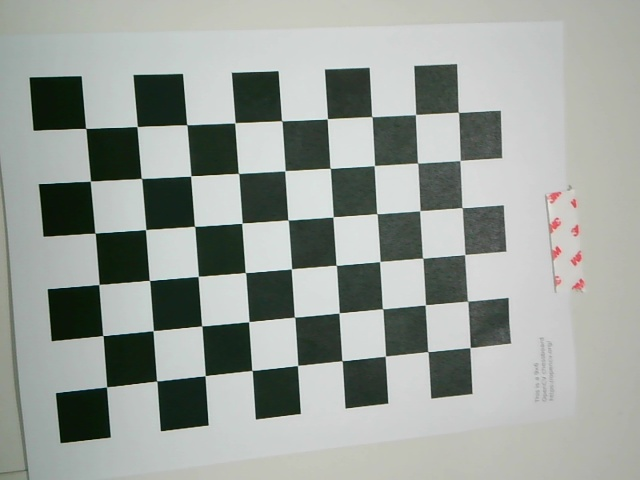
#> input picture camera_ws/calibration/captured_image_1.jpg, 640 x 480 px; its folder holds only this picture in this run
$ python calibration.py
#> lines starting #> are read from the running program, lines starting #| are printed output that depends on the picture; after the words box and inside, x2 and y2 are one past the last pixel; in counts of white or black regions, pixels touching at a corner belong together; long printed decimals are rounded
import cv2
import numpy as np
import glob

# 체스보드 크기 (예: 9x6)
chessboard_size = (9, 6)
square_size = 25  # 체스보드 정사각형 한 변의 길이 (mm 단위)

# 3D 좌표 준비 (예: (0,0,0), (1,0,0), (2,0,0), ..., (8,5,0))
objp = np.zeros((chessboard_size[0] * chessboard_size[1], 3), np.float32)
objp[:, :2] = np.mgrid[0:chessboard_size[0], 0:chessboard_size[1]].T.reshape(-1, 2)
objp *= square_size  # 정사각형 크기 반영

# 이미지 저장할 리스트
obj_points = []  # 3D 좌표
img_points = []  # 2D 좌표

# 캘리브레이션할 이미지 불러오기
images = glob.glob("*.jpg")  # 폴더 내 이미지 경로

gray = None  # 초기화 (최소한 하나의 이미지에서 gray를 정의해야 함)

if len(images) == 0:
    print("Error: No calibration images found!")
else:
    for fname in images:
        img = cv2.imread(fname)
#> img is the input picture: shape (480, 640, 3); mean B, G, R 153.9, 159.2, 153.4
        gray = cv2.cvtColor(img, cv2.COLOR_BGR2GRAY)  # `gray` 정의

        # 체스보드 코너 찾기
        ret, corners = cv2.findChessboardCorners(gray, chessboard_size, None)
#> ret = True; corners = 54 rows, first 8: [85.61, 128.4], [137, 126.5], [187.1, 124.9], [234.7, 122.7], [281.9, 120.8], [327.4, 118.7], [371.9, 116.6], [415.5, 114.4]

        if ret:
            obj_points.append(objp)
            img_points.append(corners)

            # 코너 그리기
            img = cv2.drawChessboardCorners(img, chessboard_size, corners, ret)
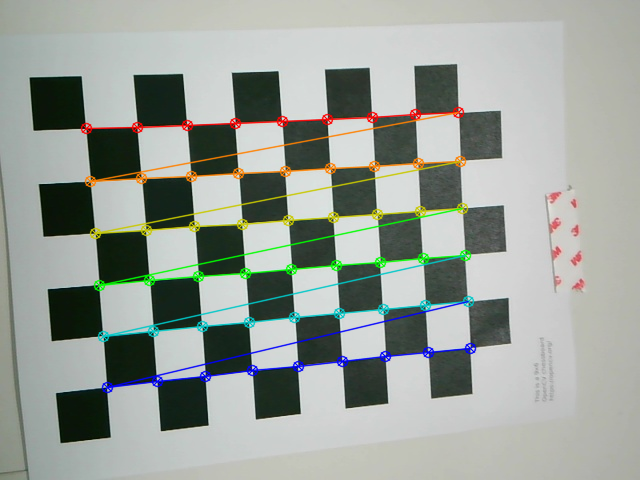
#> img: shape (480, 640, 3); 5.31% of pixels changed, all inside (x1, y1, x2, y2) = (80, 106, 477, 394)
            cv2.imshow("Calibration Image", img)
            cv2.waitKey(500)

    cv2.destroyAllWindows()

    # 최소한 하나의 이미지가 유효해야 캘리브레이션 수행 가능
    if gray is not None and len(obj_points) > 0:
        # 카메라 캘리브레이션 실행
        ret, camera_matrix, dist_coeffs, rvecs, tvecs = cv2.calibrateCamera(
            obj_points, img_points, gray.shape[::-1], None, None
        )
#> ret = 0.208; camera_matrix = [[382.2, 0, 356.9], [0, 416.9, 229.4], [0, 0, 1]]; dist_coeffs = [[0.047, -0.0475, -0.00167, 0.000237, 0.0442]]; rvecs = ([0.0303, -0.093, -0.066],); tvecs = ([-140.8, -47.94, 202],)

        # 결과 출력
        print("Camera Matrix:\n", camera_matrix)
#| Camera Matrix:
#|  [[382.204   0.         356.894]
#|  [  0.         416.924 229.398 ]
#|  [  0.           0.           1.        ]]
        print("Distortion Coefficients:\n", dist_coeffs)
#| Distortion Coefficients:
#|  [[ 0.04699 -0.04751  -0.00167  0.000237  0.04419]]

        # 보정된 이미지 확인
        img = cv2.imread(images[0])  # 첫 번째 이미지 테스트
        h, w = img.shape[:2]
#> h = 480; w = 640
        new_camera_matrix, roi = cv2.getOptimalNewCameraMatrix(camera_matrix, dist_coeffs, (w, h), 1, (w, h))
#> new_camera_matrix = [[391.8, 0, 355.1], [0, 421.8, 228.9], [0, 0, 1]]; roi = (7, 9, 628, 461)

        # 이미지 보정
        dst = cv2.undistort(img, camera_matrix, dist_coeffs, None, new_camera_matrix)
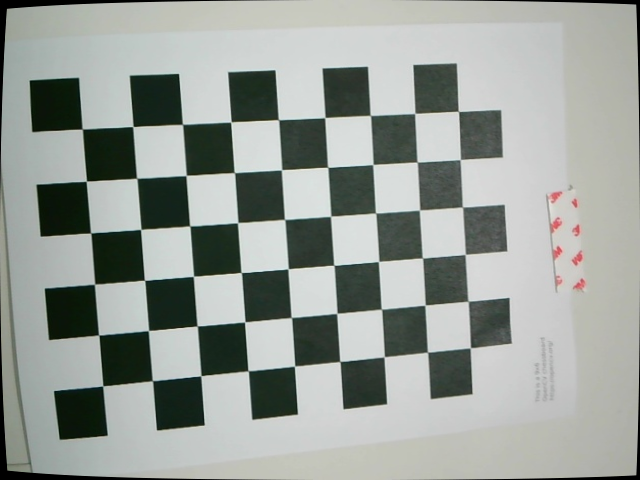
#> dst: shape (480, 640, 3); mean B, G, R 151.8, 157.1, 151.3

        # 보정된 이미지 저장
        cv2.imwrite("calibrated_image.jpg", dst)
        cv2.imshow("Undistorted Image", dst)
        cv2.waitKey(0)
        cv2.destroyAllWindows()

        # 보정된 카메라 매트릭스 저장
        np.savez("camera_calibration_data.npz", camera_matrix=camera_matrix, dist_coeffs=dist_coeffs, new_camera_matrix=new_camera_matrix)
    else:
        print("Error: No valid chessboard images found for calibration!")

$ run again, on camera_ws/calibration/captured_image_13.jpg
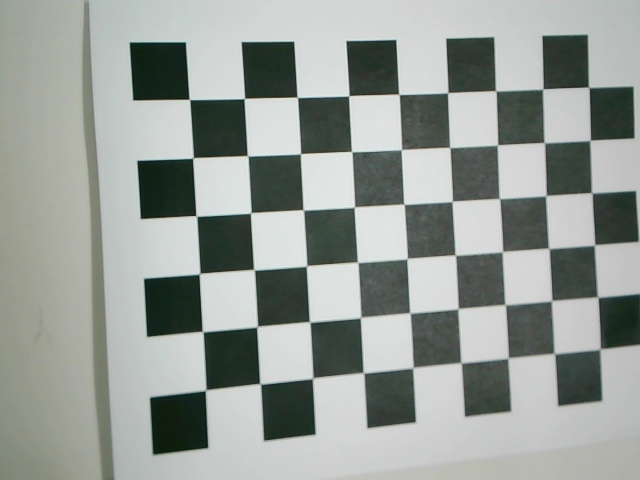
#> input picture camera_ws/calibration/captured_image_13.jpg, 640 x 480 px
#> img is the input picture: shape (480, 640, 3); mean B, G, R 151, 155.9, 149.9
#> `ret, corners = cv2.findChessboardCorners(gray, chessboard_size, None)`: ret = True; corners = 54 rows, first 8: [189.4, 99.3], [244.2, 98.48], [297.1, 97.31], [348.8, 95.66], [398.8, 94.46], [447.6, 92.57], [495.6, 90.92], [542.9, 89.01]
#> `img = cv2.drawChessboardCorners(img, chessboard_size, corners, ret)`:
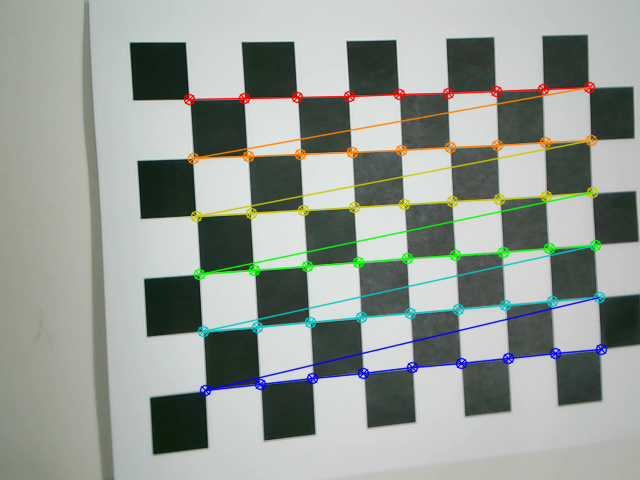
#> img: shape (480, 640, 3); 5.66% of pixels changed, all inside (x1, y1, x2, y2) = (183, 81, 608, 397)
#> `ret, camera_matrix, dist_coeffs, rvecs, tvecs = cv2.calibrateCamera( o..`: ret = 0.361; camera_matrix = [[1687.2, 0, 331.1], [0, 1653.7, 235.4], [0, 0, 1]]; dist_coeffs = [[-0.0578, 54.78, -0.00435, -0.00256, -1043]]; rvecs = ([0.0187, -0.455, -0.0579],); tvecs = ([-59.45, -58.2, 712.2],)
#| Camera Matrix:
#|  [[1.68717515e+03 0.00000000e+00 3.31074500e+02]
#|  [0.00000000e+00 1.65367491e+03 2.35358515e+02]
#|  [0.00000000e+00 0.00000000e+00 1.00000000e+00]]
#| Distortion Coefficients:
#|  [[-5.77778896e-02  5.47816335e+01 -4.34992095e-03 -2.56476078e-03
#|   -1.04303470e+03]]
#> new_camera_matrix = [[1552.7, 0, 348.4], [0, 1497.7, 225.9], [0, 0, 1]]; roi = (50, 17, 576, 425)
#> `dst = cv2.undistort(img, camera_matrix, dist_coeffs, None, new_camera_..`:
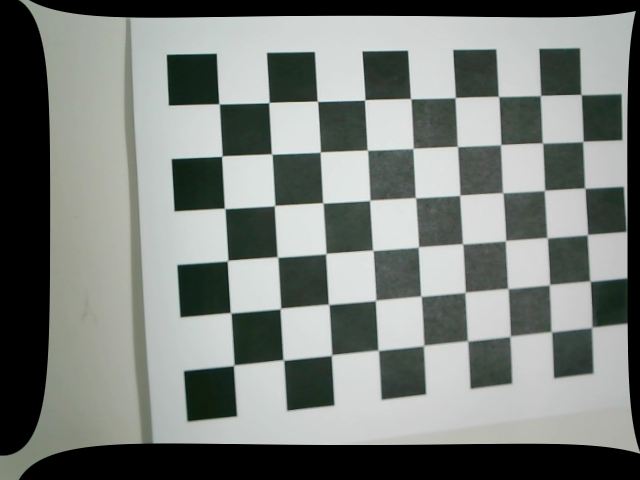
#> dst: shape (480, 640, 3); mean B, G, R 123.1, 127.2, 122.3

$ run again, on camera_ws/calibration/captured_image_14.jpg
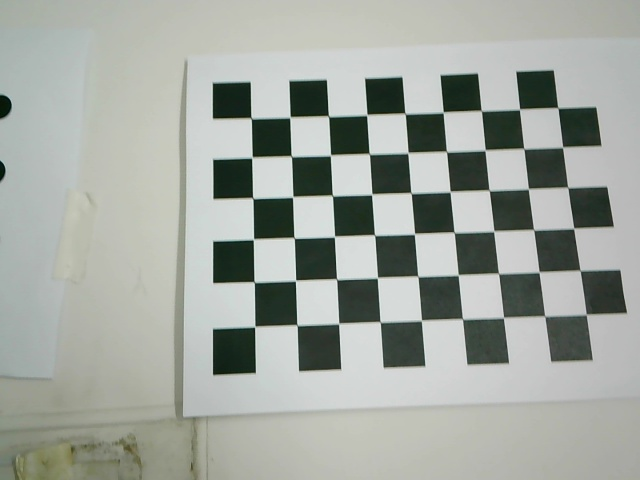
#> input picture camera_ws/calibration/captured_image_14.jpg, 640 x 480 px
#> img is the input picture: shape (480, 640, 3); mean B, G, R 158.7, 165.5, 160.4
#> `ret, corners = cv2.findChessboardCorners(gray, chessboard_size, None)`: ret = True; corners = 54 rows, first 8: [251.1, 118], [289.6, 117], [328.3, 116.1], [366.5, 114.5], [405.1, 113.6], [442.9, 112.1], [481.3, 110.7], [519.5, 108.9]
#> `img = cv2.drawChessboardCorners(img, chessboard_size, corners, ret)`:
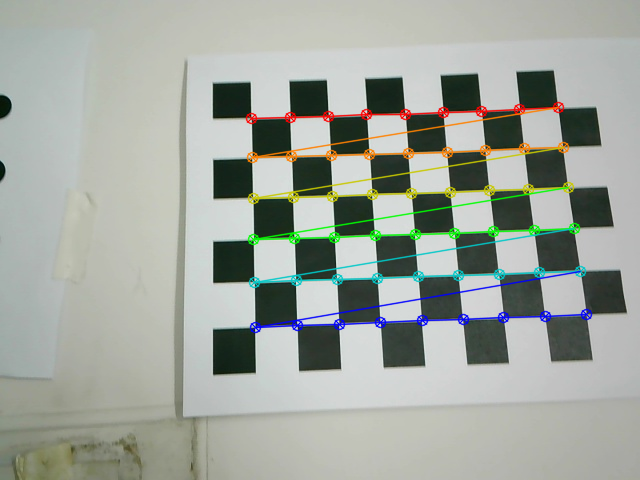
#> img: shape (480, 640, 3); 4.76% of pixels changed, all inside (x1, y1, x2, y2) = (245, 101, 593, 334)
#> `ret, camera_matrix, dist_coeffs, rvecs, tvecs = cv2.calibrateCamera( o..`: ret = 0.37; camera_matrix = [[1582.4, 0, 314.5], [0, 2111.2, 232.9], [0, 0, 1]]; dist_coeffs = [[0.79, -3.04, -0.014, -0.0413, -37.76]]; rvecs = ([-0.674, -0.0306, -0.0372],); tvecs = ([-40.83, -55.51, 1026.7],)
#| Camera Matrix:
#|  [[1.58237407e+03 0.00000000e+00 3.14451290e+02]
#|  [0.00000000e+00 2.11123221e+03 2.32899008e+02]
#|  [0.00000000e+00 0.00000000e+00 1.00000000e+00]]
#| Distortion Coefficients:
#|  [[ 7.90439822e-01 -3.04407244e+00 -1.40177051e-02 -4.12624047e-02
#|   -3.77617016e+01]]
#> new_camera_matrix = [[1614.6, 0, 306.7], [0, 2124.1, 231.7], [0, 0, 1]]; roi = (3, 9, 634, 463)
#> `dst = cv2.undistort(img, camera_matrix, dist_coeffs, None, new_camera_..`:
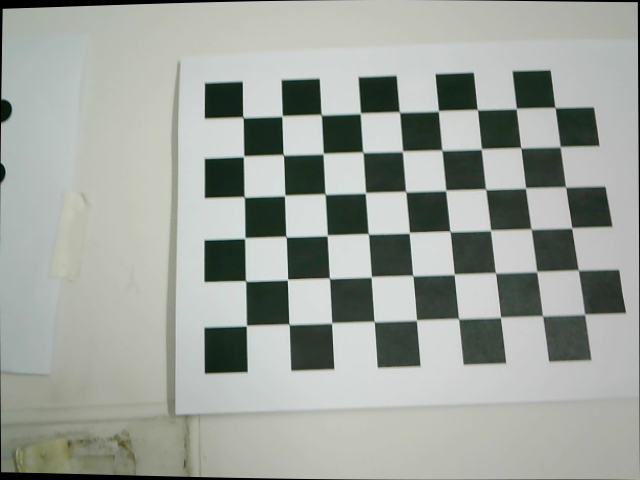
#> dst: shape (480, 640, 3); mean B, G, R 156.5, 163, 158

$ run again, on camera_ws/calibration/captured_image_15.jpg
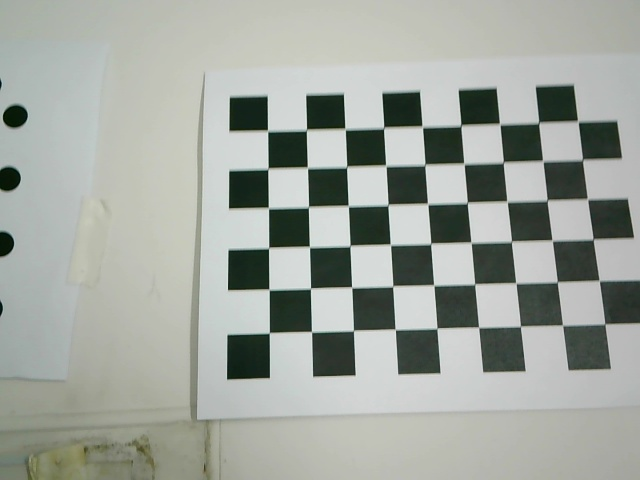
#> input picture camera_ws/calibration/captured_image_15.jpg, 640 x 480 px
#> img is the input picture: shape (480, 640, 3); mean B, G, R 157.8, 164.8, 159.7
#> `ret, corners = cv2.findChessboardCorners(gray, chessboard_size, None)`: ret = True; corners = 54 rows, first 8: [267.5, 130.7], [306.2, 129.7], [345.3, 128.8], [383.8, 127.9], [422.5, 126.5], [461, 125.4], [499.5, 124.4], [537.9, 122]
#> `img = cv2.drawChessboardCorners(img, chessboard_size, corners, ret)`:
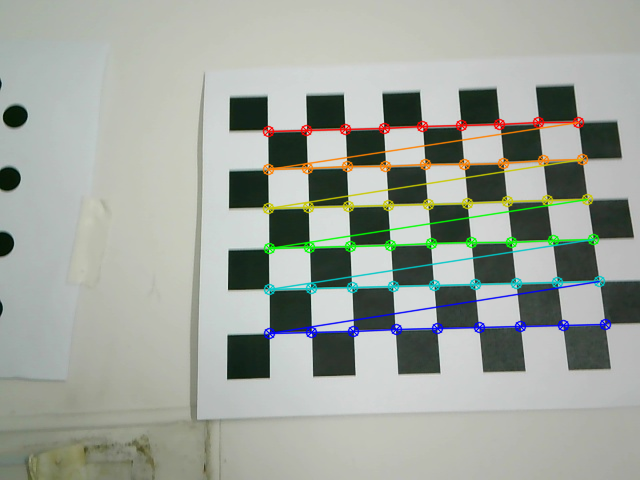
#> img: shape (480, 640, 3); 4.81% of pixels changed, all inside (x1, y1, x2, y2) = (262, 116, 612, 340)
#> `ret, camera_matrix, dist_coeffs, rvecs, tvecs = cv2.calibrateCamera( o..`: ret = 0.394; camera_matrix = [[445.8, 0, 291], [0, 446.6, 193], [0, 0, 1]]; dist_coeffs = [[0.0974, -0.101, -0.01, -0.0191, 0.0726]]; rvecs = ([-0.188, 0.00785, -0.0216],); tvecs = ([-15.05, -39.99, 287.6],)
#| Camera Matrix:
#|  [[445.763   0.         291.031]
#|  [  0.         446.553 193.032]
#|  [  0.           0.           1.        ]]
#| Distortion Coefficients:
#|  [[ 0.09741 -0.101  -0.01003 -0.01912  0.07256]]
#> new_camera_matrix = [[455.3, 0, 280.3], [0, 450.4, 190.3], [0, 0, 1]]; roi = (5, 10, 627, 457)
#> `dst = cv2.undistort(img, camera_matrix, dist_coeffs, None, new_camera_..`:
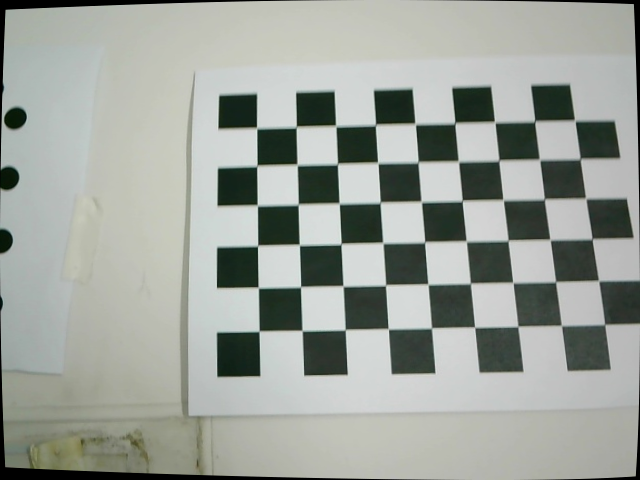
#> dst: shape (480, 640, 3); mean B, G, R 154.4, 161.1, 156.1

$ run again, on camera_ws/calibration/captured_image_10.jpg
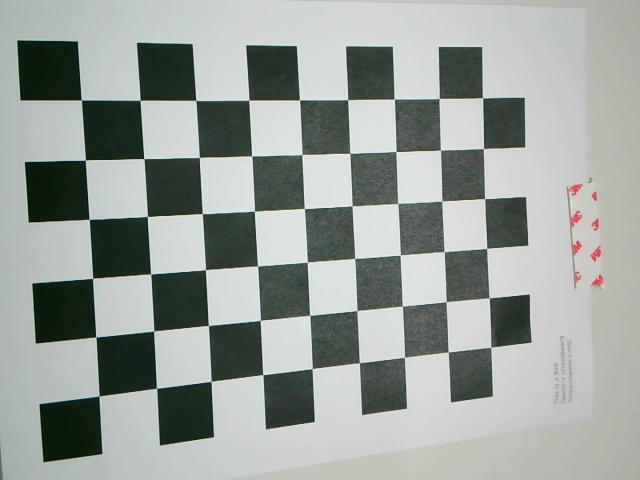
#> input picture camera_ws/calibration/captured_image_10.jpg, 640 x 480 px
#> img is the input picture: shape (480, 640, 3); mean B, G, R 154.7, 159.1, 153.1
#> `ret, corners = cv2.findChessboardCorners(gray, chessboard_size, None)`: ret = True; corners = 54 rows, first 8: [81.17, 99.95], [140.1, 100.2], [195.9, 100.3], [249, 99.9], [299.4, 100], [347.7, 99.69], [394.3, 99.13], [439.2, 98.37]
#> `img = cv2.drawChessboardCorners(img, chessboard_size, corners, ret)`:
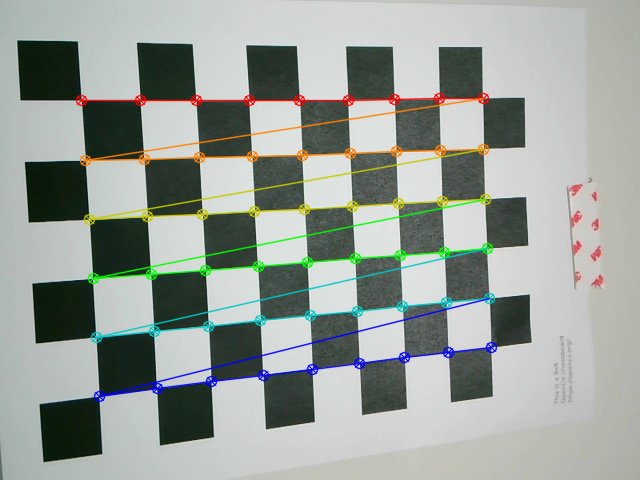
#> img: shape (480, 640, 3); 5.65% of pixels changed, all inside (x1, y1, x2, y2) = (75, 92, 498, 403)
#> `ret, camera_matrix, dist_coeffs, rvecs, tvecs = cv2.calibrateCamera( o..`: ret = 0.262; camera_matrix = [[900.6, 0, 307], [0, 925.2, 249.7], [0, 0, 1]]; dist_coeffs = [[-0.0245, 5.13, 3.72e-05, -0.00337, -37.72]]; rvecs = ([0.0437, -0.369, -0.0575],); tvecs = ([-96.72, -62.6, 391.4],)
#| Camera Matrix:
#|  [[900.602   0.         307.015]
#|  [  0.         925.175 249.670]
#|  [  0.           0.           1.        ]]
#| Distortion Coefficients:
#|  [[-2.45496743e-02  5.13368418e+00  3.71708828e-05 -3.36971518e-03
#|   -3.77223917e+01]]
#> new_camera_matrix = [[541.1, 0, 398.9], [0, 587.1, 163.4], [0, 0, 1]]; roi = (217, 7, 382, 300)
#> `dst = cv2.undistort(img, camera_matrix, dist_coeffs, None, new_camera_..`:
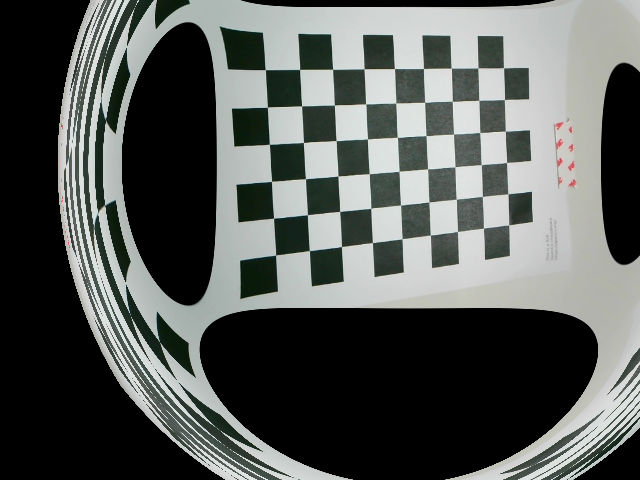
#> dst: shape (480, 640, 3); mean B, G, R 87.8, 90.4, 86.8
